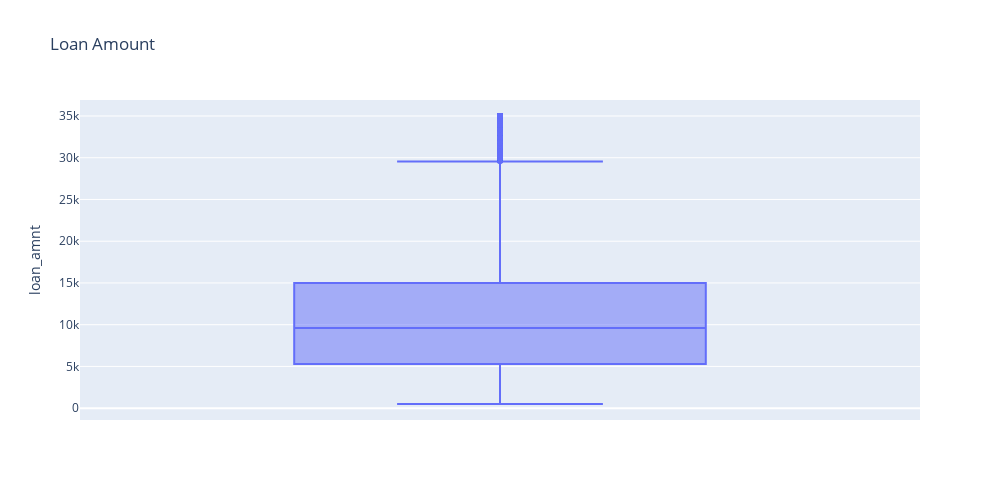

Write notebook code for a chart like this one.
### Markdown cell above
Outliers Resolution

### Code cell
px.box(loan_data,y='loan_amnt',width=1000,height=500,title='Loan Amount').show()

### Figure 1 — Plotly figure (JSON) as saved in the notebook; plotly's stock layout.template omitted (floating-point values rounded to 4 significant figures; data arrays with more than 128 entries replaced by an {"elided": "..."} marker saying what was removed)
{"data": [{"alignmentgroup": "True", "hovertemplate": "loan_amnt=%{y}<extra></extra>", "legendgroup": "", "marker": {"color": "#636efa"}, "name": "", "notched": false, "offsetgroup": "", "orientation": "v", "showlegend": false, "type": "box", "x0": " ", "xaxis": "x", "y": {"elided": "38577 int values"}, "y0": " ", "yaxis": "y"}], "layout": {"boxmode": "group", "height": 500, "legend": {"tracegroupgap": 0}, "title": {"text": "Loan Amount"}, "width": 1000, "xaxis": {"anchor": "y", "domain": [0, 1]}, "yaxis": {"anchor": "x", "domain": [0, 1], "title": {"text": "loan_amnt"}}}}
